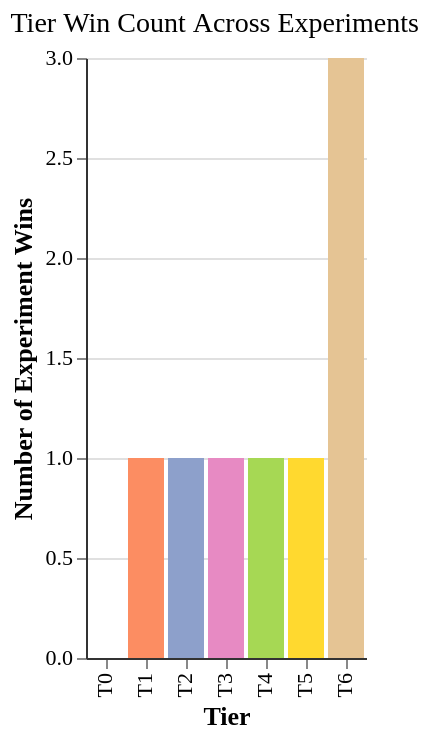

Vega-Lite specification stored for this chart:
### Vega-Lite specification from a JSON file in a GitHub repository (floating-point values rounded to 4 significant figures)
{"config": {"font": "serif", "axis": {"labelFontSize": 11, "titleFontSize": 13, "gridColor": "#e0e0e0", "domainColor": "#333333"}, "legend": {"labelFontSize": 11, "titleFontSize": 12}, "title": {"fontSize": 14, "anchor": "start", "fontWeight": "normal"}, "view": {"stroke": null, "continuousWidth": 400, "continuousHeight": 300}, "mark": {"tooltip": true}}, "data": {"name": "data-8c478c888184676d58ee822c4196a9f0"}, "mark": {"type": "bar"}, "encoding": {"color": {"field": "tier", "legend": null, "scale": {"domain": ["T0", "T1", "T2", "T3", "T4", "T5", "T6"], "range": ["#66c2a5", "#fc8d62", "#8da0cb", "#e78ac3", "#a6d854", "#ffd92f", "#e5c494"]}, "type": "ordinal"}, "tooltip": [{"field": "tier", "title": "Tier", "type": "ordinal"}, {"field": "wins", "title": "Wins", "type": "quantitative"}], "x": {"field": "tier", "sort": ["T0", "T1", "T2", "T3", "T4", "T5", "T6"], "title": "Tier", "type": "ordinal"}, "y": {"field": "wins", "title": "Number of Experiment Wins", "type": "quantitative"}}, "title": "Tier Win Count Across Experiments", "$schema": "https://vega.github.io/schema/vega-lite/v6.1.0.json", "datasets": {"data-8c478c888184676d58ee822c4196a9f0": [{"tier": "T0", "wins": 0}, {"tier": "T1", "wins": 1}, {"tier": "T2", "wins": 1}, {"tier": "T3", "wins": 1}, {"tier": "T4", "wins": 1}, {"tier": "T5", "wins": 1}, {"tier": "T6", "wins": 3}]}}
